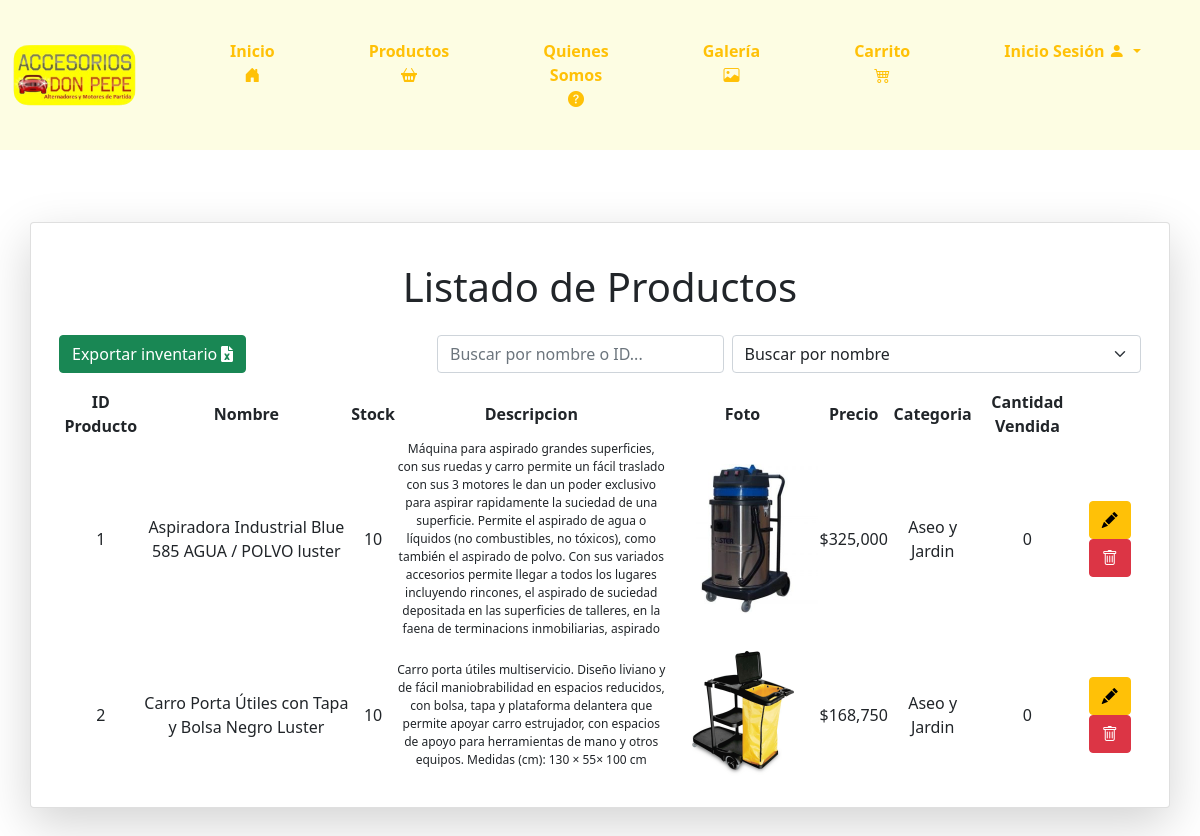
The page /listaproducto/ on the database its author committed.
### core/models.py (models this page shows, shortened)
class Producto(models.Model):
    codProducto = models.IntegerField(primary_key=True)
    nombreP = models.CharField(max_length=100)
    stock = models.IntegerField()
    descipcion = models.CharField(max_length=500)
    foto = models.ImageField(upload_to="productos")  # Directorio de destino para las imágenes de los productos
    precio = models.IntegerField()
    categoria = models.ForeignKey(Categoria, on_delete=models.CASCADE)

class Categoria(models.Model):
    idCategoria = models.IntegerField(primary_key=True)
    nombreCa = models.CharField(max_length=50)
    def __str__(self) -> str:
        return self.nombreCa

### core/views.py (the view)
# urls.py: path('listaproducto/', listaproducto, name="listaproducto"),
def listaproducto(request):
    productoListado = Producto.objects.all()
    categorias = Categoria.objects.all()
    productos_vendidos = DetalleVenta.objects.values('producto_id').annotate(total_vendido=Sum('cantidad')).order_by('-total_vendido')
    for producto in productoListado:
        producto.cantidad_vendida = 0
        for pv in productos_vendidos:
            if pv['producto_id'] == producto.codProducto:
                producto.cantidad_vendida = pv['total_vendido']
                break
    productos_bajo_stock = productoListado.filter(stock__lt=15)
    contexto = {
        "categorias": categorias,
        "productos": productoListado,
        'productos_bajo_stock': productos_bajo_stock
    }
    return render(request, 'core/listaproducto.html', contexto)

### core/templatetags/custom_filters.py (called while the page is built)
@register.filter
def format_clp(value):
    try:
        return "${:,.0f}".format(value)
    except (ValueError, TypeError):
        return value

### core/templates/core/listaproducto.html (shortened to what this page needs)
{% load static %}
{% load custom_filters %}
<!DOCTYPE html>
<html lang="en">
<head>
    <link href="https://cdn.jsdelivr.net/npm/bootstrap@5.0.2/dist/css/bootstrap.min.css" rel="stylesheet"
>
    <link href="https://cdnjs.cloudflare.com/ajax/libs/font-awesome/6.0.0-beta3/css/all.min.css" rel="stylesheet">
    <link type="text/css" rel="stylesheet" href="{% static 'css/inicio.css' %}">
    <link href="https://cdn.jsdelivr.net/npm/bootstrap-icons/font/bootstrap-icons.css" rel="stylesheet">
</head>
<body>
    <nav class="navbar navbar-expand-lg navbar-light" style="background-color: #fdfde3;">
        <div class="container-fluid">
            <a class="navbar-brand" href="{% url 'inicio' %}">
                <img src="{% static 'img/logo-don-pepe.png' %}" class="logo" style="max-width: 80%;"
                    alt="Accesorios Don Pepe">
            </a>
            <div class="collapse navbar-collapse justify-content-end" id="navbarNav">
                <ul class="navbar-nav">
                    <li class="nav-item">
                        <a class="btn btn-outline-warning py-4 px-4 mx-2" href="{% url 'inicio' %}">
                            Inicio
                            <i class="bi bi-house-door-fill"></i>
                        </a>
                    </li>
                    <li class="nav-item">
                        <a class="btn btn-outline-warning py-4 px-4 mx-2" href="{% url 'productos' %}">
                            Productos
                            <i class="bi bi-basket2-fill"></i>
                        </a>
                    </li>
                    <li class="nav-item">
                        <a class="btn btn-outline-warning py-4 px-4 mx-2" href="{% url 'quienessomos' %}">
                            Quienes Somos
                            <i class="bi bi-question-circle-fill"></i>
                        </a>
                    </li>
                    <li class="nav-item">
                        <a class="btn btn-outline-warning py-4 px-4 mx-2" href="{% url 'galeria' %}">
                            Galería
                            <i class="bi bi-image"></i>
                        </a>
                    </li>
                    <li class="nav-item">
                        <a class="btn btn-outline-warning py-4 px-4 mx-2 position-relative" data-bs-toggle="modal" data-bs-target="#cartModal">
                            Carrito
                            <i class="bi bi-cart4"></i>
                        </a>
                    </li>
                    <li class="nav-item dropdown">
                        {% if user.is_authenticated %}
                        <div class="btn-group">
                            <button type="button" class="btn btn-outline-warning py-4 px-4 mx-2 dropdown-toggle"
                                data-bs-toggle="dropdown" style="font-weight: 700; border: 0px; border-radius: 10px;">
                                {% if user.is_superuser %}
                                Administrador
                                {% else %}
                                Hola {{ user.first_name }}
                                {% endif %}
                                <i class="bi bi-person-fill"></i>
                            </button>
                            <ul class="dropdown-menu"
                                style="margin-left: 25px; margin-top: -5px; background-color: #ffc107; border: 0px; border-radius: 10px;">
                                {% if user.is_superuser %}
                                <li><a class="dropdown-item"
                                        style="padding: 10px; color:black; background-color: #fdfde3;"
                                        href="{% url 'administrador' %}">Administrador</a></li>
                                {% else %}
                                <li><a class="dropdown-item"
                                        style="padding: 10px; color:black; background-color: #fdfde3;"
                                        href="{% url 'editarperfil' %}">Editar Perfil</a></li>
                                {% endif %}
                                <li><a class="dropdown-item"
                                        style="padding: 10px; color:black; background-color: #fdfde3;"
                                        href="{% url 'cerrarsesion' %}">Cerrar Sesión</a></li>
                            </ul>
                        </div>
                        {% else %}
                        <div class="btn-group">
                            <button type="button" class="btn btn-outline-warning py-4 px-4 mx-2 dropdown-toggle"
                                data-bs-toggle="dropdown" style="font-weight: 700; border: 0px; border-radius: 10px;">
                                Inicio Sesión
                                <i class="bi bi-person-fill"></i>
                            </button>
                        </div>
                        {% endif %}
                    </li>
                </ul>
            </div>
        </div>
    </nav>
    <br>
    <div class="container my-5">
        <div class="row">
            <div class="card shadow-lg">
                <div class="card-body">
                    <br>
                    <h1 class="text-center mb-4">Listado de Productos</h1>
                    <div class="d-flex justify-content-between align-items-center mb-3">
                        <div>
                            <a href="{% url 'exportar_productos_excel' %}" class="btn btn-success">
                                Exportar inventario
                                <i class="fas fa-file-excel"></i>
                            </a>
                        </div>
                        <div class="d-flex">
                            <input type="text" id="searchInput" class="form-control me-2" style="width: 500px;" placeholder="Buscar por nombre o ID...">
                            <select id="searchType" class="form-select">
                                <option value="nombre">Buscar por nombre</option>
                            </select>
                        </div>
                    </div>
                    <table class="col-md-12 col-xl-12" >
                        <thead>
                            <tr style="text-align: center;">
                                <th>ID Producto</th>
                                <th>Nombre</th>
                                <th>Stock</th>
                                <th>Descripcion</th>
                                <th>Foto</th>
                                <th>Precio</th>
                                <th>Categoria</th>
                                <th>Cantidad Vendida</th>
                            </tr>
                        </thead>
                        <tbody id="productosTable">
                            {% for m in productos %}
                            <tr style="text-align: center;">
                                <td>{{ m.codProducto }}</td>
                                <td>{{ m.nombreP }}</td>
                                <td>{{ m.stock }}</td>
                                <td style="width: 25%; font-size: 12px;">{{ m.descipcion }}</td>
                                <td><img src="{{ m.foto.url }}" alt="{{ m.nombreP }}" style="max-width: 150px;"></td>
                                <td>{{ m.precio | format_clp }}</td>
                                <td>{{ m.categoria }}</td>
                                <td>{{ m.cantidad_vendida }}</td>
                                <td>
                                    <a href="{% url 'editarproducto' m.codProducto  %}" class="btn btn-warning"><i class="bi bi-pencil-fill"></i></a>
                                    <a href="#" onclick="eliminar_producto('{{ m.codProducto }}')" class="btn btn-danger">
                                        <i class="bi bi-trash"></i>
                                    </a>
                                </td>
                            </tr>
                            {% endfor %}
                        </tbody>
                </div>
            </div>
        </div>
    </div>
</body>
</html>

### core/static/css/inicio.css (style rules this page uses)
.navbar { padding: 0%; }
.navbar-nav li { padding: 15px 15px; }
.navbar-nav li a { font-weight: 700; border: 0px; border-radius: 10px; }

### rows shown on the page
Producto: codProducto "1", nombreP "Aspiradora Industrial Blue 585 AGUA / POLVO luster", stock "10", descipcion "Máquina para aspirado grandes superficies, con sus ruedas y carro permite un fácil traslado con sus 3 motores le dan un poder exclusivo para aspirar rapidamente la suciedad de una superficie. Permite el aspirado de agua o líquidos (no combustibles, no tóxicos), como también el aspirado de polvo. Con sus variados accesorios permite llegar a todos los lugares incluyendo rincones, el aspirado de suciedad depositada en las superficies de talleres, en la faena de terminacions inmobiliarias, aspirado", foto (picture), precio "$325,000", categoria "Aseo y Jardin", cantidad_vendida "0"
Producto: codProducto "2", nombreP "Carro Porta Útiles con Tapa y Bolsa Negro Luster", stock "10", descipcion "Carro porta útiles multiservicio. Diseño liviano y de fácil maniobrabilidad en espacios reducidos, con bolsa, tapa y plataforma delantera que permite apoyar carro estrujador, con espacios de apoyo para herramientas de mano y otros equipos. Medidas (cm): 130 × 55× 100 cm", foto (picture), precio "$168,750", categoria "Aseo y Jardin", cantidad_vendida "0"
